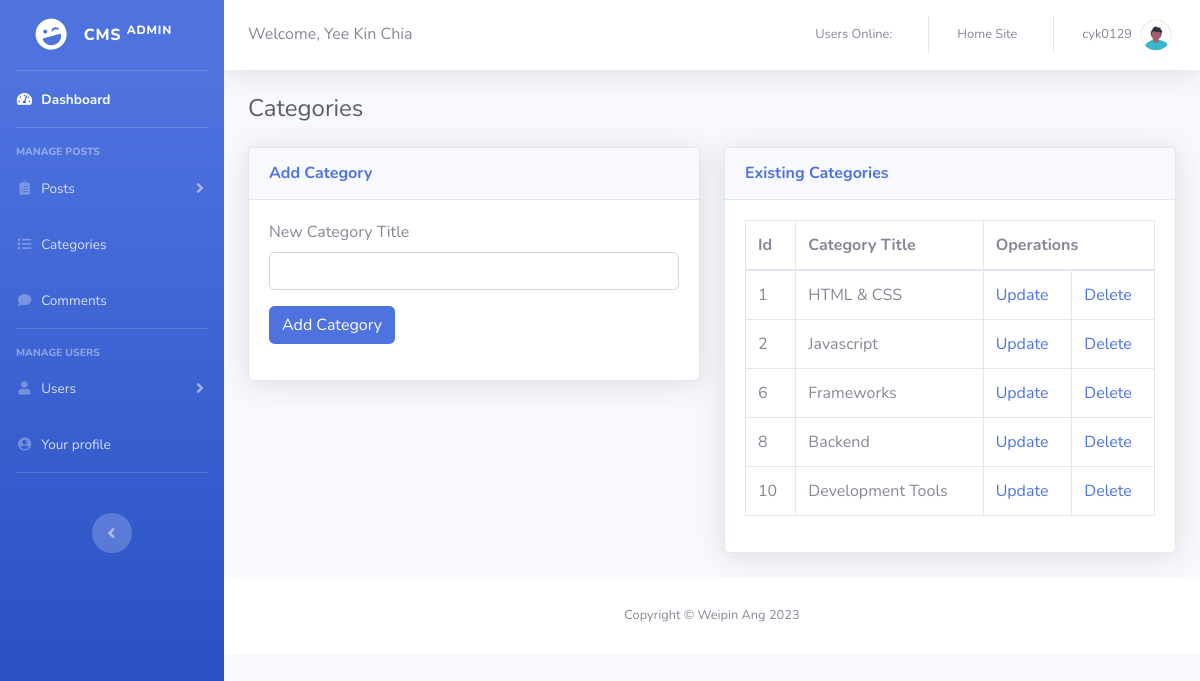
The app's page /admin/categories.php (signed in) with its own data.
### tables this page shows
CREATE TABLE `categories` (
  `cat_id` int(3) NOT NULL,
  `cat_title` varchar(255) NOT NULL
);

### admin/functions.php (the view, shortened to what this page needs)
<?php
function read_categories()
{
    global $connection;
    $query = "SELECT * FROM categories";
    $select_categories = mysqli_query($connection, $query);
    while ($row = mysqli_fetch_assoc($select_categories)) {
        $cat_id = $row['cat_id'];
        $cat_title = $row['cat_title'];
        echo "<tr>";
        echo "<td>{$cat_id}</td>";
        echo "<td>{$cat_title}</td>";
        echo "<td><a href='categories.php?update=$cat_id'>Update</a></td>";
        echo "<td><a href='categories.php?delete=$cat_id' onClick=\"javascript: return confirm('Are you sure you want to delete this category, $cat_title?')\">Delete</a></td>";
        echo "</tr>";
    }
}
?>

### records on screen
categories: cat_id "1", cat_title "HTML & CSS"
categories: cat_id "2", cat_title "Javascript"
categories: cat_id "6", cat_title "Frameworks"
categories: cat_id "8", cat_title "Backend"
categories: cat_id "10", cat_title "Development Tools"

### other values on screen
$_SESSION['firstname'] "Yee Kin"
$_SESSION['lastname'] "Chia"
$_SESSION['username'] "cyk0129"
